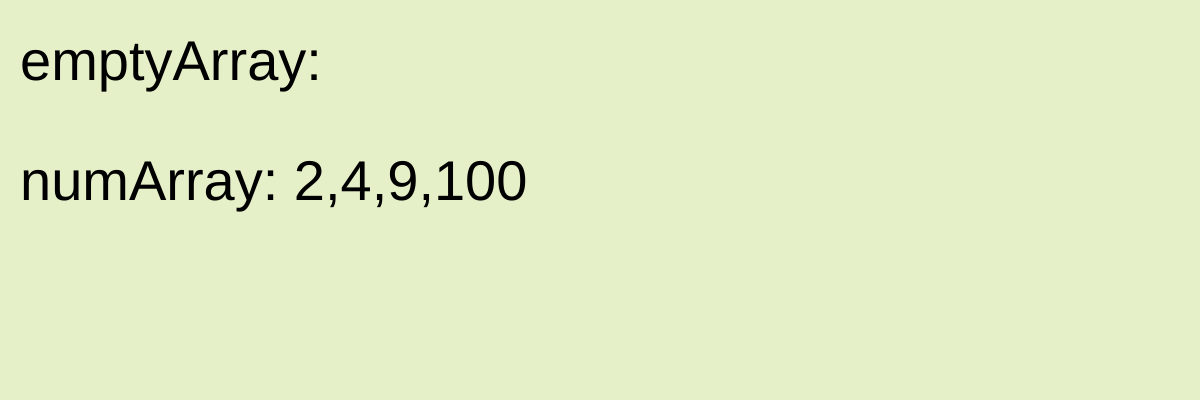
Frame 1 (no input)
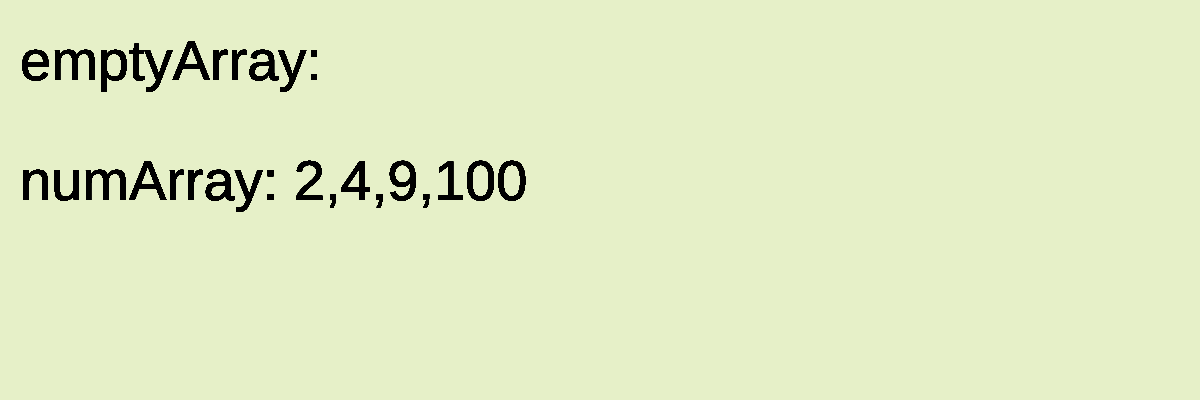
Frame 60 (no input)
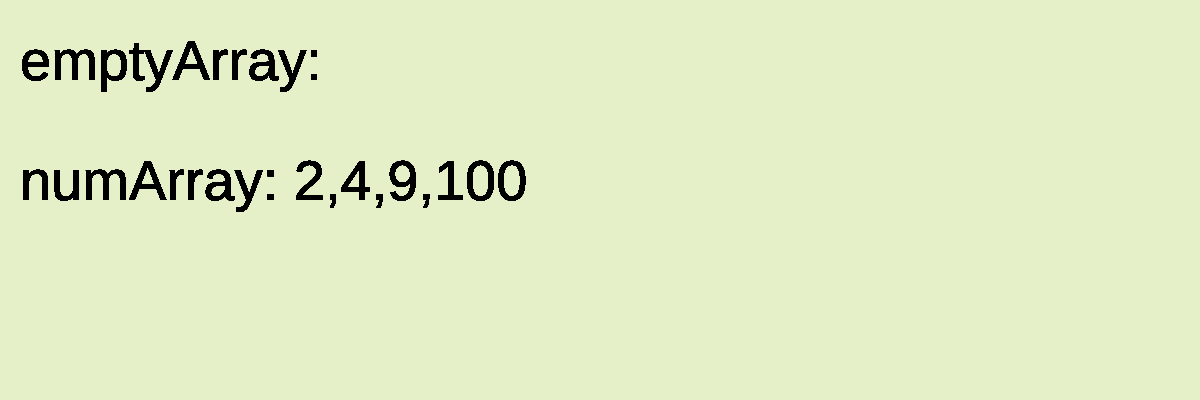
Frame 120 (the mouse pressed at the canvas centre since frame 60)

The p5.js sketch that drew these frames (run headless with seeded random() and noise() and a simulated clock; from frame 60 on, the mouse is pressed at the canvas centre):

// p5.js sketch
// ── sketch.js
// create an empty array
var emptyArray = [];

// create a filled, array
// in this case, we have placed in integers
var numArray = [2, 4, 9, 100];


function setup() {
    createCanvas(windowWidth,400);
    bg_color = color(230, 240, 200);
    background(bg_color);
}

function draw() {
    textSize(56);
    // print the arrays to the screen
    text("emptyArray: " + emptyArray, 20, 80);
    text("numArray: " + numArray, 20, 200);
}
